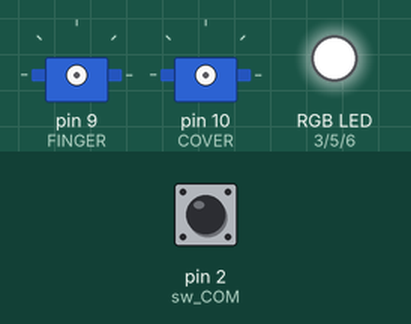
Recording of a sketch running on a simulated Arduino Uno, built with avr-gcc and run on an emulated ATmega328P. Parts: 2 × servo, an RGB LED mixed from three pins (HIGH = lit). Inputs (shaded band) come from the test bench; at power-on: pin 2 (sw_COM) HIGH. Random numbers use the default seed unless the sketch sets one.

Above: at 0.1 s.
At 1.5 s:
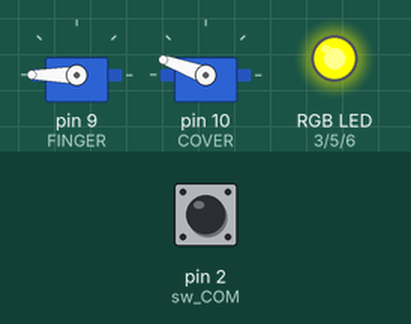
At 5.1 s:
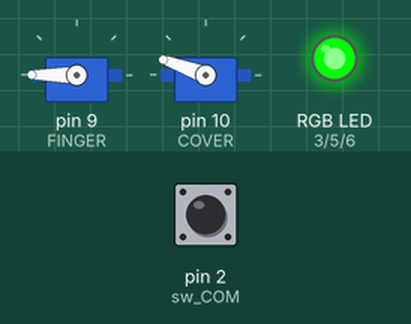
At 11.8 s:
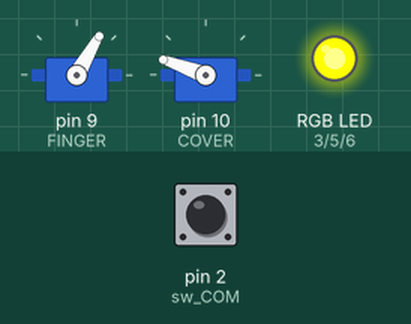
At 20.7 s:
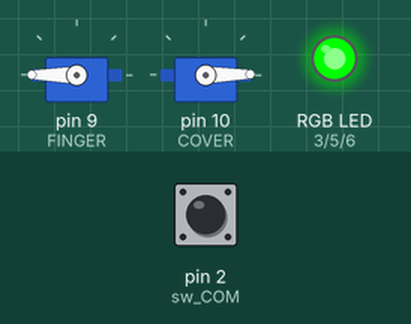
At 34.9 s:
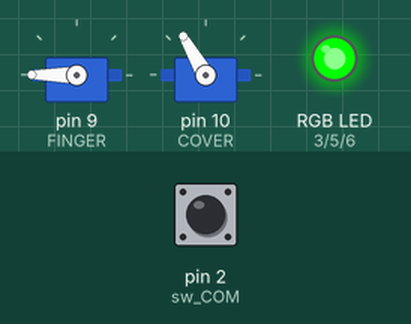
Timing chart, 0 to 40.0 s (numbered marks = the images above):
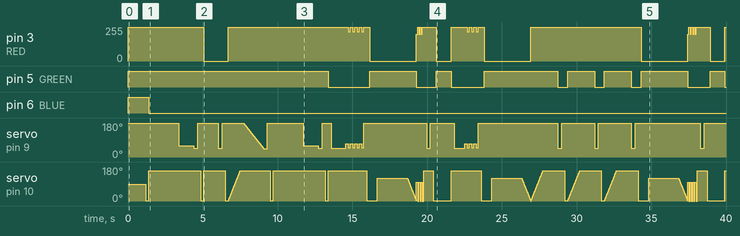

The sketch:

UselessBox.ino
```cpp
#include <Servo.h>
#include <Arduino.h>


#define FINGER 9
#define COVER 10
#define sw_COM 2
#define RED 3
#define GREEN 5
#define BLUE 6

#define Touch 133
#define FullOpen 160

Servo Finger, Cover;

void Watch_Out_For_Me();
void Normal0();
void Normal1();
void Normal2();
void Normal3();

void  Angry0();
void  Angry1();
void  Angry2();
void  Angry3();


typedef void (*ActionFunction)();
ActionFunction action[]={
    Normal0, // Open -> delay 0.2s -> finger
    Normal1, // Open -> delay 1s -> finger
    Normal2, // Open (speed=2) -> -> finger (speed=1) (same time)
    Normal3, // Open -> delay 2s -> finger (125 - just touch , no switch) -> delay 1s -> finger

    Angry0, // Red -> Angry Cover -> Open ->  delay 0.2s -> finger
    Angry1, // Red -> Open -> delay 0.2s -> finger -> Angry Finger
    Angry2, // Grean  Open (speed=2) -> delay 1s -> Red -> finger
    Angry3, // Angry Cover -> Open -> delay 0.2s -> finger -> delay 0.2s -> close -> open -> delay 0.2s -> Angry Finger

};
const int Total_action = sizeof(action) / sizeof(action[0]);

void setRGB(int red, int green, int blue);
void finger(int val, int speed=0);
void cover(int val, int speed=0);
void sleep();


void setup(){
    pinMode(sw_COM, INPUT_PULLUP);
    pinMode(RED, OUTPUT);
    pinMode(BLUE, OUTPUT);
    pinMode(GREEN, OUTPUT);

    setRGB(255, 255, 255);

    delay(1000);

    Finger.attach(FINGER);
    Cover.attach(COVER);

    sleep(); //HardWare.ino
}

int stressLevel = 0;
unsigned long lastClickTime = 0;
unsigned long now = 0;

void updateStress() {
    now = millis();

    if( now - lastClickTime < 5000 ){ // increase stress if it be annoyed again in 5s
        stressLevel += (now-lastClickTime < 3000) ? random(1, 3) : 1;
    }

    else{
        // Giảm stress dựa trên thời gian chờ
        int coolDown = (now - lastClickTime) / 2000;
        stressLevel = max(0, stressLevel - coolDown);
    }
    stressLevel = min(stressLevel, 10); //limit the maximum  stress;
}


void loop() {
  if (digitalRead(sw_COM) == HIGH) { // BOX_ON
    updateStress();

    if(random(10)==0 && stressLevel >= 9){ // 10% Supprise!
        action[random(0, (int)Total_action*0.4)]();
    }
    else{
        int minIdx = stressLevel / 2;
        int maxIdx = (int)((Total_action) * (1.0 - (0.5 - (stressLevel / 10.0) * 0.5)));
        action[random(minIdx, maxIdx)]();
    }
    sleep();

    if(random(3)==0 and stressLevel >= 5)
        Watch_Out_For_Me();

    lastClickTime = millis();
  }
}
```

Action.ino
```cpp
void Watch_Out_For_Me(){
  delay(500);
  cover(120);
  delay(2000);
  cover(0,2);
}

void Normal0(){ // Open -> delay 0.2s -> finger
  cover(FullOpen);
  delay(200);
  finger(Touch);
  delay(250);
}
void Normal1(){ // Open -> delay 1s -> finger
  cover(FullOpen);
  delay(1000);
  finger(Touch);
  delay(250);
}
void Normal2(){ // Open (speed=2) -> -> finger (speed=1) (same time)
  setRGB(255, 255, 0);
  cover(FullOpen,2);
  delay(200);
  finger(Touch,1);
  delay(250);
}
void Normal3(){ // Open -> delay 2s -> finger (125 - just touch , no switch) -> delay 1s -> finger
  setRGB(255, 255, 0);
  cover(FullOpen);
  delay(2000);
  finger(120);
  delay(1000);
  finger(Touch);
  delay(250);
}

void  Angry0(){ //delay (1s) -> Red  -> Angry Cover -> Open ->  delay 0.2s -> finger
  delay(1000);
  AngryCover();
  setRGB(255, 0, 0);
  cover(FullOpen);
  delay(200);
  finger(Touch);
  delay(250);
}
void  Angry1(){ // Red -> Open -> delay 0.2s -> finger -> delay 0.5s -> Angry Finger
  setRGB(255, 0, 0);
  cover(FullOpen);
  delay(200);
  finger(Touch);
  delay(1000);
  AngryFinger();
}
void  Angry2(){ // Yellow  Open (speed=2) -> delay 1s -> Red -> finger
  setRGB(255, 255, 0);
  cover(FullOpen,2);
  delay(1000);
  setRGB(255, 0, 0);
  finger(Touch);
  delay(250);
}
void  Angry3(){ // Angry Cover -> Open -> delay 0.2s -> finger -> delay 0.2s ->slepp -> delay 0.7s -> Open -> Fninger -> delay 1s -> Angry Finger
  setRGB(255, 0, 0);
  AngryCover();
  cover(FullOpen);
  delay(200);
  finger(Touch);
  delay(250);
  sleep();
  delay(1000);
  setRGB(255, 0, 0);
  cover(FullOpen);
  delay(200);
  finger(Touch);
  delay(700);
  AngryFinger();
}
```

HardWare.ino
```cpp
void setRGB(int red, int green, int blue){
  analogWrite(RED, red);
  analogWrite(GREEN, green);
  analogWrite(BLUE, blue);
}

void finger(int val, int speed=0){
  if(!speed) {
    Finger.write(180-val);
    return;
  }

  int current= 180 - Finger.read();
  if(val>current){
    for(int i = current; i <= val +2 ; i+= speed ){
      Finger.write(180-min(i,Touch+2));
        delay(10);
    }
  }
  else{
    for(int i = current; i >= val; i-= speed ){
      Finger.write(180-max(0,i));
        delay(10);
    }
  }
}

void cover(int val, int speed=0){
  if(!speed) {
    Cover.write(val);
    return;
  }

  int current= Cover.read();
  if(val>current){
    for(int i = current; i <= val; i+= speed ){
        Cover.write(min(i,FullOpen));
        delay(10);
    }
  }
  else{
    for(int i = current; i >= val; i-= speed ){
      Cover.write(max(0,i));
          delay(10);
    }
  }
}

void sleep(){
  finger(0);
  delay(200);
  cover(1);
  delay(200);
  setRGB(0, 255, 0);
}

void AngryCover(){
  int time = random (3,7);
  for(int i=0;i<time;i++){
    cover(100);
    setRGB(200,0,0);
    delay(80);
    cover(0);
    setRGB(255,0,0);
    delay(80);
  }
  setRGB(255,0,0);
}

void AngryFinger(){
  int time = random (3,6);
  for(int i=0;i<time;i++){
    finger(110);
    setRGB(255,0,0);
    delay(150);
    finger(Touch-2);
    setRGB(220,0,0);
    delay(150);
  }
  setRGB(255,0,0);
}
```

Measured:
- by itself, pin 5 (GREEN): HIGH → LOW at 13.4 s, → HIGH 2.8 s later, → LOW 3.1 s later, → HIGH 1.3 s later, … (15 changes in this stretch)
- by itself, servo on pin 9 (FINGER): 180° → 60° at 3.4 s, → 47° 1.0 s later, → 180° 0.25 s later, → 47° 1.4 s later, … (110 changes in this stretch)
- by itself, servo on pin 10 (COVER): 90° → 1° at 1.2 s, → 160° 0.20 s later, → 1° 3.5 s later, → 160° 0.20 s later, … (294 changes in this stretch)
- by itself, pin 3 (RED): 255/255 → 0/255 at 5.1 s, → 255/255 1.7 s later, → 220/255 8.0 s later, → 255/255 0.15 s later, … (38 changes in this stretch)
